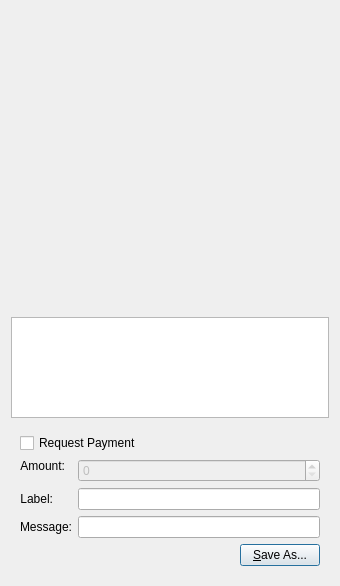
<?xml version="1.0" encoding="UTF-8"?>
<ui version="4.0">
 <class>QRCodeDialog</class>
 <widget class="QDialog" name="QRCodeDialog">
  <property name="geometry">
   <rect>
    <x>0</x>
    <y>0</y>
    <width>340</width>
    <height>586</height>
   </rect>
  </property>
  <property name="windowTitle">
   <string>QR Code Dialog</string>
  </property>
  <layout class="QVBoxLayout" name="verticalLayout_3">
   <item>
    <widget class="QLabel" name="lblQRCode">
     <property name="sizePolicy">
      <sizepolicy hsizetype="Expanding" vsizetype="Expanding">
       <horstretch>0</horstretch>
       <verstretch>0</verstretch>
      </sizepolicy>
     </property>
     <property name="minimumSize">
      <size>
       <width>300</width>
       <height>300</height>
      </size>
     </property>
     <property name="textFormat">
      <enum>Qt::PlainText</enum>
     </property>
     <property name="alignment">
      <set>Qt::AlignCenter</set>
     </property>
     <property name="wordWrap">
      <bool>true</bool>
     </property>
    </widget>
   </item>
   <item>
    <widget class="QPlainTextEdit" name="outUri">
     <property name="sizePolicy">
      <sizepolicy hsizetype="Expanding" vsizetype="Minimum">
       <horstretch>0</horstretch>
       <verstretch>0</verstretch>
      </sizepolicy>
     </property>
     <property name="minimumSize">
      <size>
       <width>0</width>
       <height>50</height>
      </size>
     </property>
     <property name="tabChangesFocus">
      <bool>true</bool>
     </property>
     <property name="textInteractionFlags">
      <set>Qt::TextSelectableByKeyboard|Qt::TextSelectableByMouse</set>
     </property>
    </widget>
   </item>
   <item>
    <widget class="QWidget" name="widget" native="true">
     <layout class="QVBoxLayout" name="verticalLayout_2">
      <item>
       <widget class="QCheckBox" name="chkReqPayment">
        <property name="enabled">
         <bool>true</bool>
        </property>
        <property name="text">
         <string>Request Payment</string>
        </property>
       </widget>
      </item>
      <item>
       <layout class="QFormLayout" name="formLayout">
        <property name="fieldGrowthPolicy">
         <enum>QFormLayout::AllNonFixedFieldsGrow</enum>
        </property>
        <item row="1" column="0">
         <widget class="QLabel" name="lblLabel">
          <property name="text">
           <string>Label:</string>
          </property>
          <property name="textFormat">
           <enum>Qt::PlainText</enum>
          </property>
          <property name="alignment">
           <set>Qt::AlignRight|Qt::AlignTrailing|Qt::AlignVCenter</set>
          </property>
          <property name="buddy">
           <cstring>lnLabel</cstring>
          </property>
         </widget>
        </item>
        <item row="1" column="1">
         <widget class="QLineEdit" name="lnLabel"/>
        </item>
        <item row="2" column="0">
         <widget class="QLabel" name="lblMessage">
          <property name="text">
           <string>Message:</string>
          </property>
          <property name="textFormat">
           <enum>Qt::PlainText</enum>
          </property>
          <property name="alignment">
           <set>Qt::AlignRight|Qt::AlignTrailing|Qt::AlignVCenter</set>
          </property>
          <property name="buddy">
           <cstring>lnMessage</cstring>
          </property>
         </widget>
        </item>
        <item row="2" column="1">
         <widget class="QLineEdit" name="lnMessage"/>
        </item>
        <item row="0" column="0">
         <widget class="QLabel" name="lblAmount">
          <property name="sizePolicy">
           <sizepolicy hsizetype="Preferred" vsizetype="Maximum">
            <horstretch>0</horstretch>
            <verstretch>0</verstretch>
           </sizepolicy>
          </property>
          <property name="text">
           <string>Amount:</string>
          </property>
          <property name="textFormat">
           <enum>Qt::PlainText</enum>
          </property>
          <property name="alignment">
           <set>Qt::AlignRight|Qt::AlignTrailing|Qt::AlignVCenter</set>
          </property>
          <property name="buddy">
           <cstring>lnReqAmount</cstring>
          </property>
         </widget>
        </item>
        <item row="0" column="1">
         <widget class="BitcoinAmountField" name="lnReqAmount">
          <property name="enabled">
           <bool>false</bool>
          </property>
          <property name="minimumSize">
           <size>
            <width>80</width>
            <height>0</height>
           </size>
          </property>
         </widget>
        </item>
       </layout>
      </item>
      <item>
       <layout class="QHBoxLayout" name="horizontalLayout">
        <item>
         <spacer name="horizontalSpacer">
          <property name="orientation">
           <enum>Qt::Horizontal</enum>
          </property>
          <property name="sizeHint" stdset="0">
           <size>
            <width>40</width>
            <height>20</height>
           </size>
          </property>
         </spacer>
        </item>
        <item>
         <widget class="QPushButton" name="btnSaveAs">
          <property name="text">
           <string>&amp;Save As...</string>
          </property>
         </widget>
        </item>
       </layout>
      </item>
     </layout>
    </widget>
   </item>
  </layout>
 </widget>
 <customwidgets>
  <customwidget>
   <class>BitcoinAmountField</class>
   <extends>QSpinBox</extends>
   <header>bitcoinamountfield.h</header>
   <container>1</container>
  </customwidget>
 </customwidgets>
 <resources/>
 <connections>
  <connection>
   <sender>chkReqPayment</sender>
   <signal>clicked(bool)</signal>
   <receiver>lnReqAmount</receiver>
   <slot>setEnabled(bool)</slot>
   <hints>
    <hint type="sourcelabel">
     <x>92</x>
     <y>285</y>
    </hint>
    <hint type="destinationlabel">
     <x>98</x>
     <y>311</y>
    </hint>
   </hints>
  </connection>
 </connections>
</ui>
